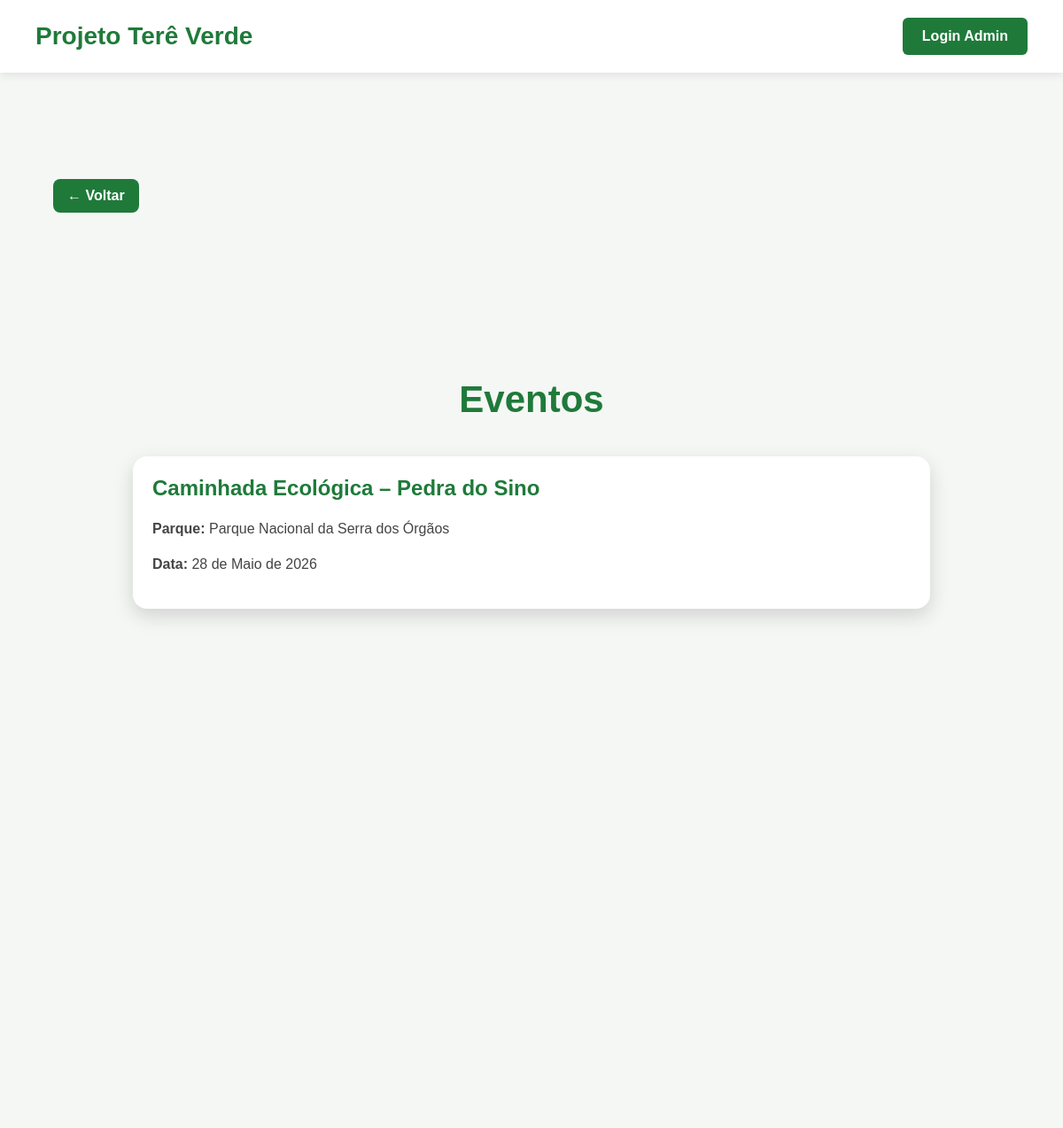
Screenshot of /events-page/ with the database file from the repository.
### core/models.py (models this page shows, shortened)
class Event(models.Model):
    name = models.CharField("Nome", max_length=100)
    park = models.ForeignKey(Park, on_delete=models.CASCADE, verbose_name="Parque")
    date = models.DateField("Data")
    description = models.TextField("Descrição", blank=True)
    image = models.ImageField("Imagem", upload_to='events/', blank=True, null=True)
    is_open = models.BooleanField("Disponível", default=True)
    class Meta:
        verbose_name = "Evento"
        verbose_name_plural = "Eventos"

class Park(models.Model):
    name = models.CharField("Nome", max_length=100)
    description = models.TextField("Descrição")
    image = models.ImageField("Imagem", upload_to='parks/', blank=True, null=True)
    class Meta:
        verbose_name = "Parque"
        verbose_name_plural = "Parques"

### core/views.py (the view)
# urls.py: path('events-page/', events_view),
def events_view(request):
    events = Event.objects.all()
    return render(request, 'core/events.html', {'events': events})

### core/templates/core/events.html (shortened to what this page needs)
{% extends 'core/base.html' %}
{% block body_class %}default-page{% endblock %}
{% block content %}
<section class="list-page">
    <a href="/" class="back-home">← Voltar</a>
<section class="list-page">
    <h1>Eventos</h1>
    <div class="cards-grid">
        {% for event in events %}
            <div class="info-card">
                <div class="card-body">
                    <h2>{{ event.name }}</h2>
                    <p><strong>Parque:</strong> {{ event.park.name }}</p>
                    <p><strong>Data:</strong> {{ event.date }}</p>
                </div>
            </div>
        {% empty %}
            <p>Nenhum evento cadastrado no momento.</p>
        {% endfor %}
    </div>
</section>
{% endblock %}

### core/templates/core/base.html (style rules this page uses)
body { font-family: Arial, sans-serif; margin: 0; padding: 0; }
.list-page { background: #f5f7f5; min-height: 100vh; padding: 120px 60px 60px; }
.list-page h1 { text-align: center; color: #1f7a3a; font-size: 42px; margin-bottom: 40px; }
.cards-grid { display: grid; grid-template-columns: repeat(auto-fit, minmax(280px, 1fr)); gap: 30px; }
.info-card { background: white; border-radius: 16px; overflow: hidden; box-shadow: 0 8px 22px rgba(0,0,0,0.15); text-decoration: none; color: inherit; display: block; }
.card-body { padding: 22px; }
.card-body h2 { color: #1f7a3a; margin-top: 0; }
.card-body p { color: #444; line-height: 1.5; }
.back-home { display: inline-block; margin-bottom: 25px; text-decoration: none; font-weight: bold; color: white; background-color: #1f7a3a; padding: 10px 16px; border-radius: 8px; }
.cards-grid { display: grid; grid-template-columns: repeat(auto-fit, minmax(320px, 1fr)); gap: 20px; max-width: 900px; margin: 0 auto; }
.cards-grid { display: grid; grid-template-columns: repeat(auto-fit, minmax(350px, 1fr)); gap: 20px; max-width: 900px; margin: 0 auto; }

### rows the page displays
Event: name "Caminhada Ecológica – Pedra do Sino", park.name "Parque Nacional da Serra dos Órgãos", date "28 de Maio de 2026"
